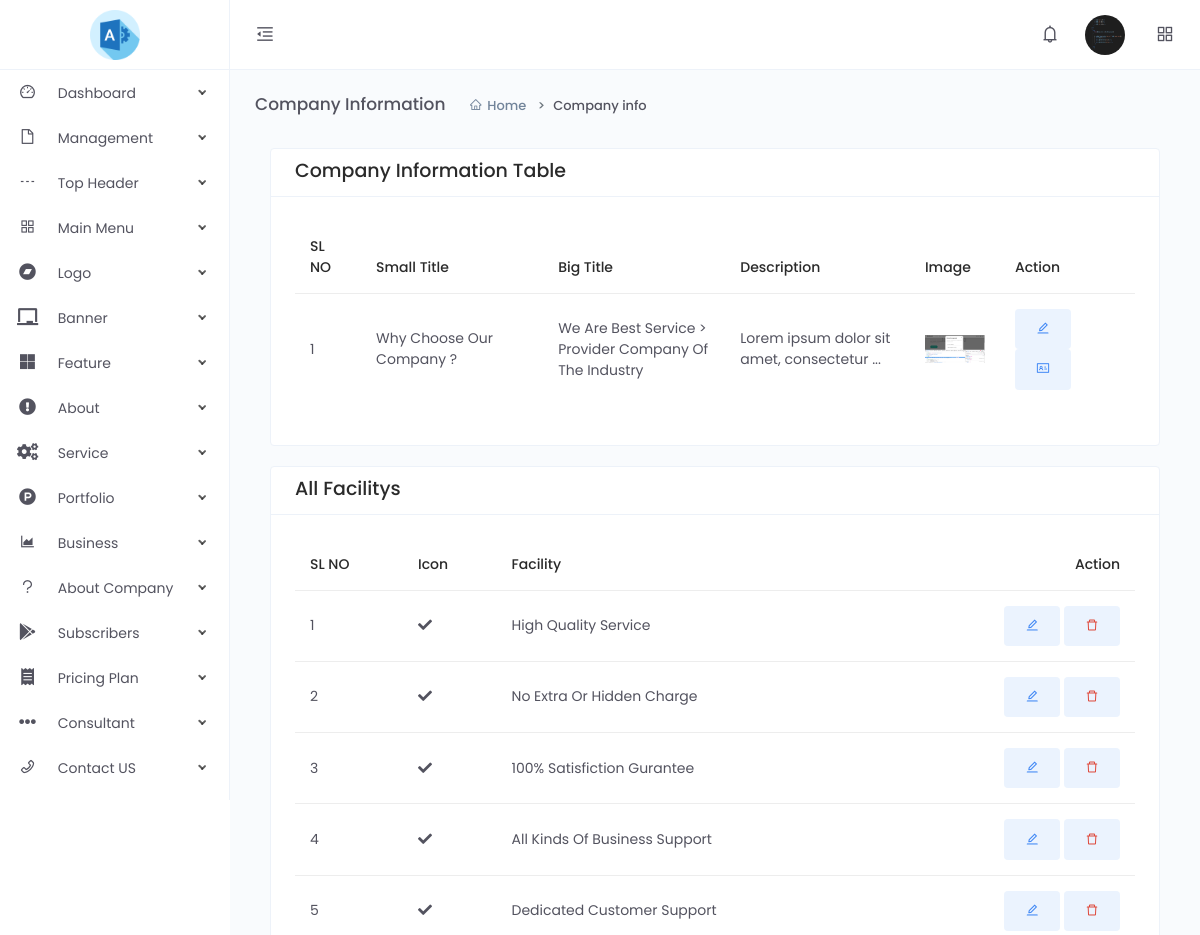
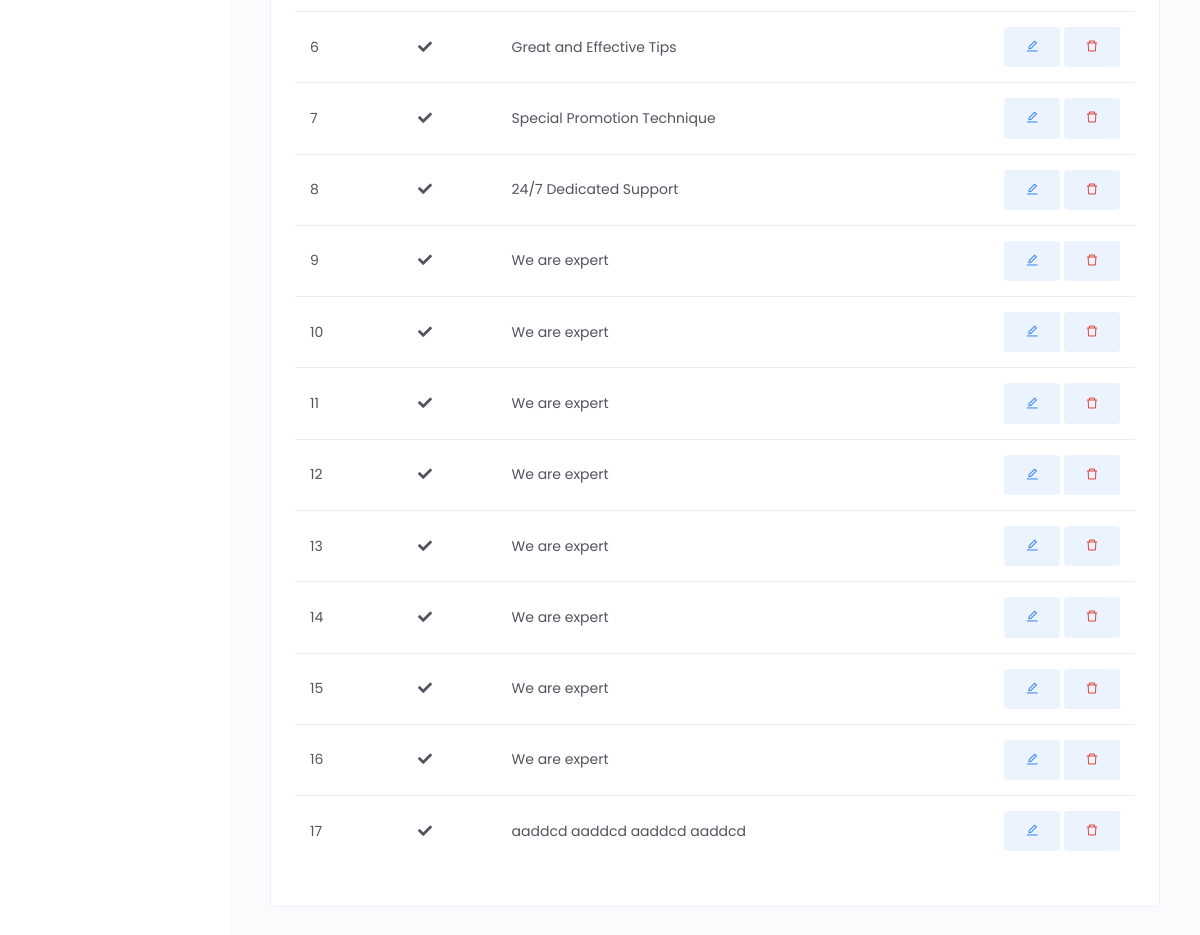
The page /dashboard/company/company_info.php (signed in) on the database its author committed (2 pictures, top to bottom).
### tables this page shows
CREATE TABLE `users` (
  `id` int(11) NOT NULL,
  `full_name` varchar(50) NOT NULL,
  `user_name` varchar(30) NOT NULL,
  `email` varchar(100) NOT NULL,
  `password` varchar(100) NOT NULL,
  `profile_image` varchar(100) NOT NULL DEFAULT 'default.jpg',
  `designation` varchar(100) NOT NULL,
  `phone_number` varchar(20) NOT NULL,
  `location` varchar(255) NOT NULL,
  `bio` text NOT NULL,
  `role` int(2) NOT NULL DEFAULT 7,
  `status` int(1) NOT NULL DEFAULT 1,
  `client_site_status` int(1) NOT NULL,
  `created_at` varchar(100) NOT NULL
);

CREATE TABLE `company_header` (
  `id` int(11) NOT NULL,
  `small_title` varchar(100) NOT NULL,
  `big_title` varchar(255) NOT NULL,
  `description` text NOT NULL,
  `image` varchar(100) NOT NULL,
  `created_at` varchar(100) NOT NULL
);

CREATE TABLE `facilitys` (
  `id` int(11) NOT NULL,
  `facility` varchar(100) NOT NULL,
  `icon` varchar(100) NOT NULL DEFAULT 'fas fa-check'
);

### dashboard/company/company_info.php (the view, shortened to what the rows shown need)
<?php
    require '../includes/db.php';
    $company_result = mysqli_query($db_connect,"SELECT * FROM company_header ");
    $count_company_rows = mysqli_num_rows($company_result);
    $company_image_path = "/dashboard/img/company_images/";
    $company_facility_result = mysqli_query($db_connect,"SELECT * FROM facilitys ");
    $count_company_facility_rows = mysqli_num_rows($company_facility_result);
    require '../includes/header.php';
?>
<div class="main-content">
    <div class="page-header">
        <h2 class="header-title">Company Information</h2>
    </div>
    <div class="container">
        <div class="card">
            <div class="card-body">
                <div class="table-responsive">
                    <table class="table table-hover">
                        <thead>
                            <tr>
                                <th>SL NO</th>
                                <th>Small Title</th>
                                <th>Big Title</th>
                                <th>Description</th>
                                <th>Image</th>
                                <th>Action</th>
                            </tr>
                        </thead>
                        <tbody>
                            <?php
                                if($count_company_rows != 0){
                                    foreach($company_result as $key=>$company_row_array){
                                            $comapny_id = $company_row_array['id'];
                                            $encript_formula = ceil((($comapny_id * 123465789 * 98765) / 56789));
                                            $encoded_id = base64_encode($encript_formula);
                                            $encoded_company_id = preg_replace('/=/i','',$encoded_id);
                            ?>
                                                <tr>
                                                    <td>
                                                        <?=($key+1)?>
                                                    </td>
                                                    <td style="max-width:200px">
                                                        <?=($company_row_array['small_title'])?>
                                                    </td>
                                                    <td style="max-width:200px">
                                                        <?=($company_row_array['big_title'])?>
                                                    </td>
                                                    <td style="max-width:200px">
                                                        <?php
                                                            if(strlen($company_row_array['description']) > 40){
                                                                echo substr($company_row_array['description'],0,40) . "...";
                                                            }else{
                                                                echo $company_row_array['description'];
                                                            }
                                                        ?>
                                                    </td>
                                                    <td>
                                                        <img src="<?=($company_image_path . $company_row_array['image'])?>" alt="Image" style="width:60px">
                                                    </td>
                                                    <td class="">
                                                        <?php
                                                            if($login_user_array['role'] == 1){
                                                        ?>
                                                            <a href="/company-edit/<?=($encoded_company_id)?>" class="btn btn-primary btn-tone">
                                                                <i class="anticon anticon-edit"></i>
                                                            </a>
                                                            <a href="/company-view/<?=($encoded_company_id)?>" class="btn btn-primary btn-tone">
                                                                <i class="anticon anticon-idcard"></i>
                                                            </a>
                                                        <?php
                                                            }
                                                        ?>
                                                    </td>
                                                </tr>
                            <?php
                                        }
                                }else{
                                    echo "You Don't Have Any Data.";
                                }
                            ?>
                        </tbody>
                    </table>
                </div>
            </div>
        </div>
        <div class="card">
            <div class="card-body">
                <div class="table-responsive">
                    <table class="table table-hover">
                        <thead>
                            <tr>
                                <th>SL NO</th>
                                <th>Icon</th>
                                <th>Facility</th>
                                <th class="text-right">Action</th>
                            </tr>
                        </thead>
                        <tbody>
                            <?php
                                if($count_company_facility_rows != 0){
                                    foreach($company_facility_result as $key=>$company_facility_row_array){
                                            $comapny_facility_id = $company_facility_row_array['id'];
                                            $encript_formula = ceil((($comapny_facility_id * 123465789 * 98765) / 56789));
                                            $encoded_id = base64_encode($encript_formula);
                                            $encoded_company_facility_id = preg_replace('/=/i','',$encoded_id);
                            ?>
                                                <tr>
                                                    <td>
                                                        <?=($key+1)?>
                                                    </td>
                                                    <td>
                                                        <i class="<?=($company_facility_row_array['icon'])?>"></i>
                                                    </td>
                                                    <td>
                                                        <?=($company_facility_row_array['facility'])?>
                                                    </td>
                                                    <td class="text-right">
                                                        <?php
                                                            if($login_user_array['role'] == 1){
                                                        ?>
                                                            <a href="/company-facility-edit/<?=($encoded_company_facility_id)?>" class="btn btn-primary btn-tone">
                                                                <i class="anticon anticon-edit"></i>
                                                            </a>
                                                            <a id="/company-facility-delete/<?=($encoded_company_facility_id)?>" class="btn btn-primary btn-tone text-danger facility_del_btn" style="cursor:pointer">
                                                                <i class="anticon anticon-delete"></i>
                                                            </a>
                                                        <?php
                                                            }else{
                                                                header('location: /403-forbidden');
                                                            }
                                                        ?>
                                                    </td>
                                                </tr>
                            <?php
                                        }
                                }else{
                                    echo "You Don't Have Any Data.";
                                }
                            ?>
                        </tbody>
                    </table>
                </div>
            </div>
        </div>
    </div>
</div>
<?php
    require '../includes/footer.php';
?>

### dashboard/includes/header.php (shortened to what the rows shown need)
<?php
    if(isset($_SESSION['login_user_id'])){
        $login_user_id = $_SESSION['login_user_id'];
    }else{
        header("location: /sign-out");
    }
    $login_user_query_result = mysqli_query($db_connect,"SELECT * FROM users WHERE id=$login_user_id");
    if($login_user_query_result){
        $login_user_array = mysqli_fetch_assoc($login_user_query_result);
    }else{
        header("location: /sign-out");
    }
    $user_image_path = "/dashboard/img/users_img/";
?>
<!DOCTYPE html>
<html lang="en">
<head>
    <link href="/dashboard/assets/css/app.min.css" rel="stylesheet">
</head>
<body>
    <div class="app">
        <div class="layout">
            <div class="header">
                <div class="nav-wrap">
                    <ul class="nav-right">
                        <li class="dropdown dropdown-animated scale-left">
                            <div class="pointer" data-toggle="dropdown">
                                <div class="avatar avatar-image  m-h-10 m-r-15">
                                    <img src="<?=($user_image_path . $login_user_array['profile_image'])?>"  alt="Profile Image">
                                </div>
                            </div>
                        </li>
                    </ul>
                </div>
            </div>
            <div class="page-container">

### rows shown on the page
users: profile_image (picture)
company_header: small_title "Why Choose Our Company ?", big_title "We Are Best Service > Provider Company Of The Industry", description "Lorem ipsum dolor sit amet, consectetur", image (picture)
facilitys: facility "High Quality Service"
facilitys: facility "No Extra Or Hidden Charge"
facilitys: facility "100% Satisfiction Gurantee"
facilitys: facility "All Kinds Of Business Support"
facilitys: facility "Dedicated Customer Support"
facilitys: facility "Great and Effective Tips"
facilitys: facility "Special Promotion Technique"
facilitys: facility "24/7 Dedicated Support"
facilitys: facility "We are expert"
facilitys: facility "We are expert"
facilitys: facility "We are expert"
facilitys: facility "We are expert"
facilitys: facility "We are expert"
facilitys: facility "We are expert"
facilitys: facility "We are expert"
facilitys: facility "We are expert"
facilitys: facility "aaddcd aaddcd aaddcd aaddcd"
